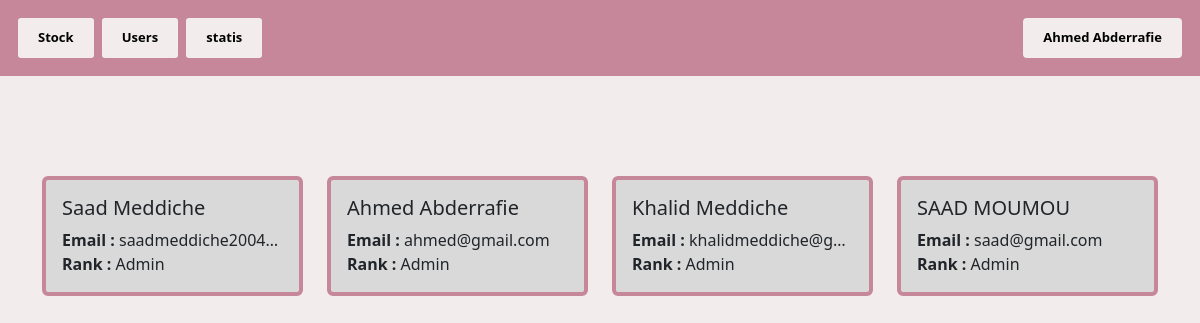
/Users/Users.php (signed in), run on the app's committed database.
### tables this page shows
CREATE TABLE `signin` (
  `id` int(11) NOT NULL,
  `name` varchar(255) NOT NULL,
  `email` varchar(255) NOT NULL,
  `pass` varchar(255) NOT NULL
);

### Users/Users.php (the view, shortened to what this page needs)
<!DOCTYPE html>
<html lang="en">
<head>
    <link href="https://cdn.jsdelivr.net/npm/bootstrap@5.2.2/dist/css/bootstrap.min.css" rel="stylesheet">
    <link rel="stylesheet" href="../Users/styleOfUsers.css">
</head>
<body>
    <div class="text-center p-3 header sticky-top">
        <div>
            <a href="../Home/Stock.php"><button class="ButtonInHome">Stock</button></a>
            <a href="../Users/Users.php"><button class="ButtonInHome">Users</button></a>
            <a href="../Statistiques/Statistiques.php"><button class="ButtonInHome" title="statistiques">statis</button></a>
        </div>
        <div>
            <a href="../Profile/Profile.php"><button class="rounded ButtonInHome"><?php
                                                                                    echo $_SESSION["name"];
                                                                                    ?></button></a>
        </div>
    </div>
    <div class="container allCards">
        <div class="row">
            <?php
            include "../connection.php";
            $requete = "SELECT * FROM `signin`";
            $query = mysqli_query($connection, $requete);
            while ($row = mysqli_fetch_assoc($query)) {
                echo '
                <div class="col-lg-3 col-md-6 col-sm-6">
                <div class="card">
                    <div class="card-body">
                        <h5 class="card-title text-truncate " title="' . $row["name"] . '">' . $row["name"] . '</h5>
                        <p class="card-text text-truncate" title="'.$row["email"].'"><b>Email : </b>' . $row["email"] . '<br><b>Rank : </b>Admin</p>
                    </div>
                </div>
            </div>';
            }
            ?>
        </div>
    </div>
</body>
</html>

### Users/styleOfUsers.css (style rules this page uses)
* { margin: 0; padding: 0; box-sizing: border-box; }
body { background-image: url(../img/stockBackground.png); background-attachment: fixed; background-position: center; background-repeat: no-repeat; background-size: cover; position: relative; }
.header { background-color: #C6879A; }
.ButtonInHome { font-size: 13px; font-weight: bold; padding: 10px 20px; border-radius: 5px; background-color: #F3ECEC; border: 2px solid #C6879A; }
.card { background-color: #D9D9D9; border:4px solid #C6879A; margin-top:100px; }
@media (MIN-width:450PX) { .header { display: flex; justify-content: space-between; } }

### data on the page
signin: name "Saad Meddiche", email "saadmeddiche2004…"
signin: name "Ahmed Abderrafie", email "ahmed@gmail.com"
signin: name "Khalid Meddiche", email "khalidmeddiche@g…"
signin: name "SAAD MOUMOU", email "saad@gmail.com"

### other printed values
$_SESSION["name"] "Ahmed Abderrafie"
